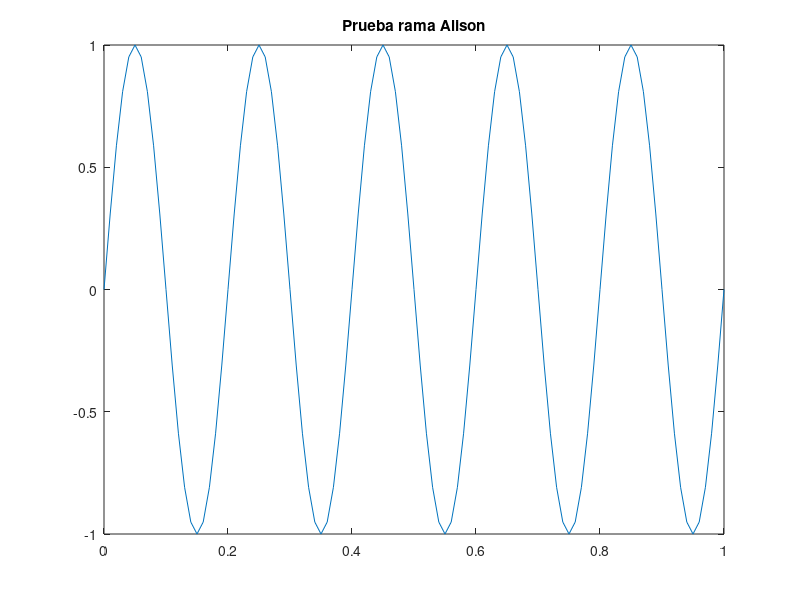

Write MATLAB code to recreate this figure.
% Script de prueba - Rama Alison

clc;
clear;

t = 0:0.01:1;
x = sin(2*pi*5*t);

figure;
plot(t,x);
title('Prueba rama Alison');
